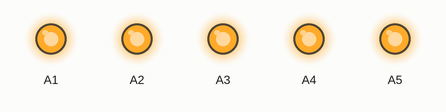
This sketch was run on a simulated Arduino Uno, built with avr-gcc and run on an emulated ATmega328P. Shown: output pins drawn as LEDs (lit = HIGH).

Above: at 4.0 s.
At 6.6 s:
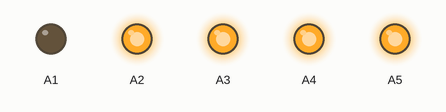
At 6.8 s:
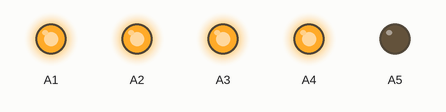
At 7.0 s:
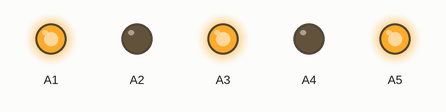
At 7.2 s:
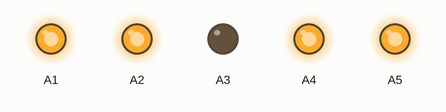
Timing chart, 0 to 9.0 s (numbered marks = the images above):
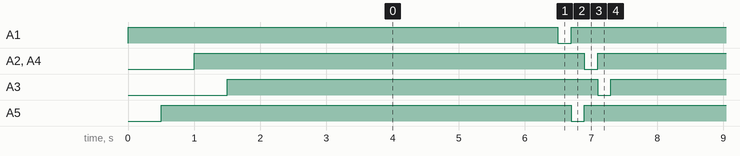

The sketch:

karte3.ino
```cpp
void setup() {
  // put your setup code here, to run once:
pinMode(A1, OUTPUT);
pinMode(A2, OUTPUT);
pinMode(A3, OUTPUT);
pinMode(A4, OUTPUT);
pinMode(A5, OUTPUT);

digitalWrite(A1, HIGH);
delay(500);
digitalWrite(A5, HIGH);
delay(500);
digitalWrite(A2, HIGH);
digitalWrite(A4, HIGH);
delay(500);
digitalWrite(A3, HIGH);
}

void loop() {
  // put your main code here, to run repeatedly:
delay(5000);
digitalWrite(A1, LOW);
delay(200);
digitalWrite(A1, HIGH);
digitalWrite(A5, LOW);
delay(200);
digitalWrite(A5, HIGH);
digitalWrite(A2, LOW);
digitalWrite(A4, LOW);
delay(200);
digitalWrite(A2, HIGH);
digitalWrite(A4, HIGH);
digitalWrite(A3, LOW);
delay(200);
digitalWrite(A3, HIGH);
}
```

Measured:
- by itself, A1–5: alternates HIGH for 5.6 s and LOW for 0.20 s
- by itself, everything shown: repeats every 5.8 s, in 5 steps
